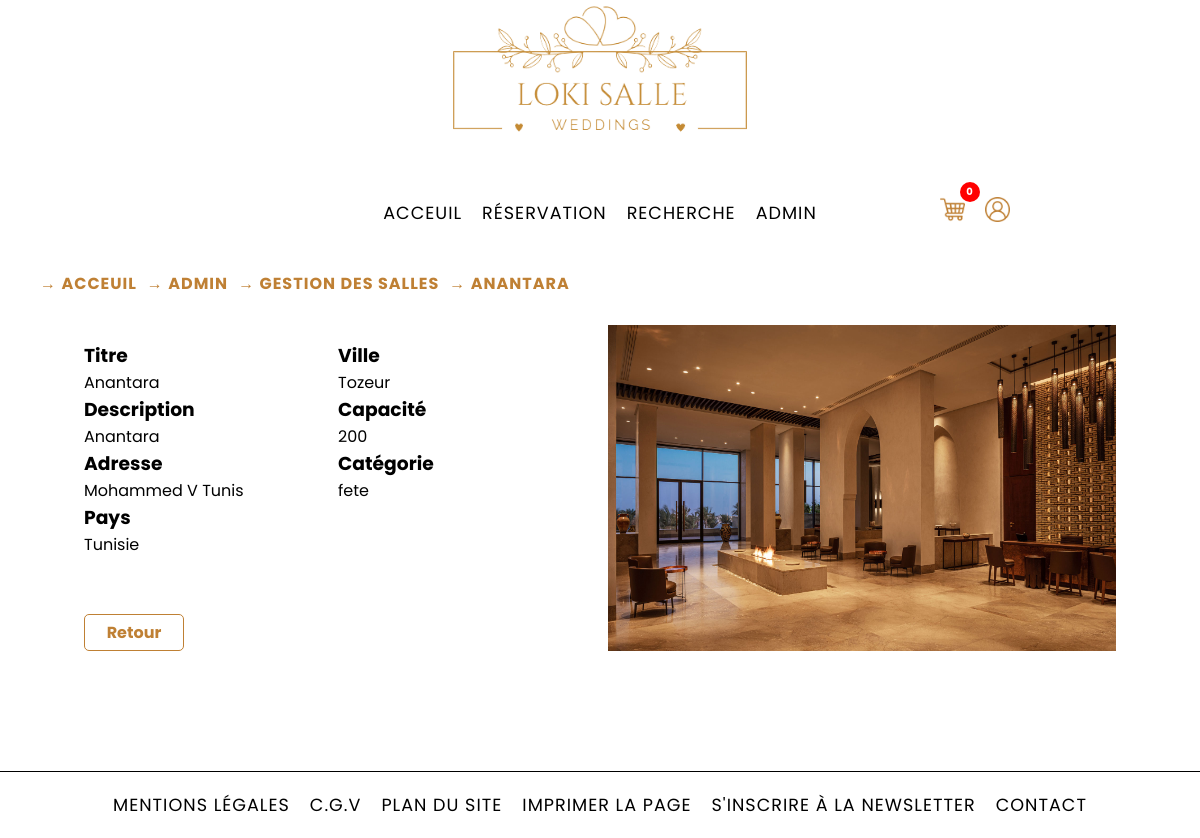
The app's page /pages/manage_salle.php?id=11&action=view (signed in) with its own data.
### tables this page shows
CREATE TABLE `salle` (
  `id_salle` int(5) NOT NULL,
  `titre` varchar(200) DEFAULT NULL,
  `description` text DEFAULT NULL,
  `adresse` text DEFAULT NULL,
  `pays` varchar(20) DEFAULT NULL,
  `ville` varchar(20) DEFAULT NULL,
  `photo` varchar(200) DEFAULT NULL,
  `capacite` int(3) DEFAULT NULL,
  `categorie` enum('fete','reunion','anniversaire') DEFAULT NULL,
  `date_added` timestamp NOT NULL DEFAULT current_timestamp() ON UPDATE current_timestamp()
);

### pages/manage_salle.php (the view, shortened to what this page needs)
<?php
require_once('../config/config.php');
if (isset($_GET['id'])) {
    $query = 'SELECT * FROM salle WHERE id_salle = '.$_GET['id'];
    $getSalle = mysqli_query($link, $query);
    $salle = mysqli_fetch_assoc($getSalle);
    if ($_GET['action'] === 'view') {
        $editing = false;
    } else if ($_GET['action'] === 'edit') {
        $pageTitle = 'Loki Salle - Modifier une Salle';
        $editing = true;
        $breadcrumb = [
            ['name' => '→ Acceuil', 'path' => '/index.php'],
            ['name' => '→ Admin', 'path' => '#'],
            ['name' => '→ Gestion des salles', 'path' => '/pages/gestion_salles.php'],
            ['name' => '→ '.$salle['titre'].'', 'path' => '/pages/manage_salle.php?id='.$_GET['id'].'&action=view'],
            ['name' => '→ Modifier', 'path' => '/pages/manage_salle.php?id='.$_GET['id'].'&action=edit']
        ];
    }
}
include_once('./templates/header.php');
?>
    <section id="view-container">
        <div class="view-details">
        <?php if (!$editing) { ?>
            <div class="details-container">
                <div class="details-column">
                    <h3>Titre</h3>
                    <p><?php echo $salle['titre']; ?></p>
                    <h3>Description</h3>
                    <p><?php echo $salle['description']; ?></p>
                    <h3>Adresse</h3>
                    <p><?php echo $salle['adresse']; ?></p>
                    <h3>Pays</h3>
                    <p><?php echo $salle['pays']; ?></p>
                </div>
                <div class="details-column">
                    <h3>Ville</h3>
                    <p><?php echo $salle['ville']; ?></p>
                    <h3>Capacité</h3>
                    <p><?php echo $salle['capacite']; ?></p>
                    <h3>Catégorie</h3>
                    <p><?php echo $salle['categorie']; ?></p>
                </div>
            </div>
            <a href="gestion_salles.php" class="view-Btn">Retour</a>
            <?php } ?>
        </div>
        <div class="view-image">
            <img class="view-img" src="../images/uploads/<?php echo $salle['photo']; ?>" alt="<?php echo $salle['titre']; ?>">
        </div>
    </section>
<?php include_once('./templates/footer.php');?>

### css/style.css (style rules this page uses)
* { margin: 0; padding: 0; box-sizing: border-box; }
html, body { font-family: 'Poppins', Helvetica, sans-serif; font-size: 1rem; overflow-x: hidden; }
body { display: flex; flex-direction: column; min-height: 100vh; }
.offreBox-info a, p { text-decoration: none; color: black; }
#gs-container, #view-container, #gp-container { padding: 2% 7% 10% 7%; display:flex; gap: 1rem; }
.view-image { display:flex; justify-content: center; flex: 1; }
.view-details { display:flex; flex-direction: column; gap: 1rem; flex-wrap: wrap; flex: 1; }
.view-details .details-column { flex: 50%; }
.details-container { display: flex; flex-direction: row; flex-wrap: wrap; }
.view-details .view-Btn { display:block; margin-top: 1rem; text-decoration: none; color:#BF8034; border: 1px solid #BF8034; padding: 5px 10px; border-radius: 5px; width: 100px; text-align: center; font-weight: bold; cursor: pointer; }
.view-img { width: 100%; }
.resOffre-info a, p { text-decoration: none; color: black; }
.res-details-info a, p { text-decoration: none; color: black; }

### records on screen
salle: titre "Anantara", description "Anantara", adresse "Mohammed V Tunis", pays "Tunisie", ville "Tozeur", capacite "200", categorie "fete", photo (picture)

### other values on screen
$cartItemCount "0"
$crumb['name'] "→ ACCEUIL"
$crumb['name'] "→ ADMIN"
$crumb['name'] "→ GESTION DES SALLES"
$crumb['name'] "→ ANANTARA"
